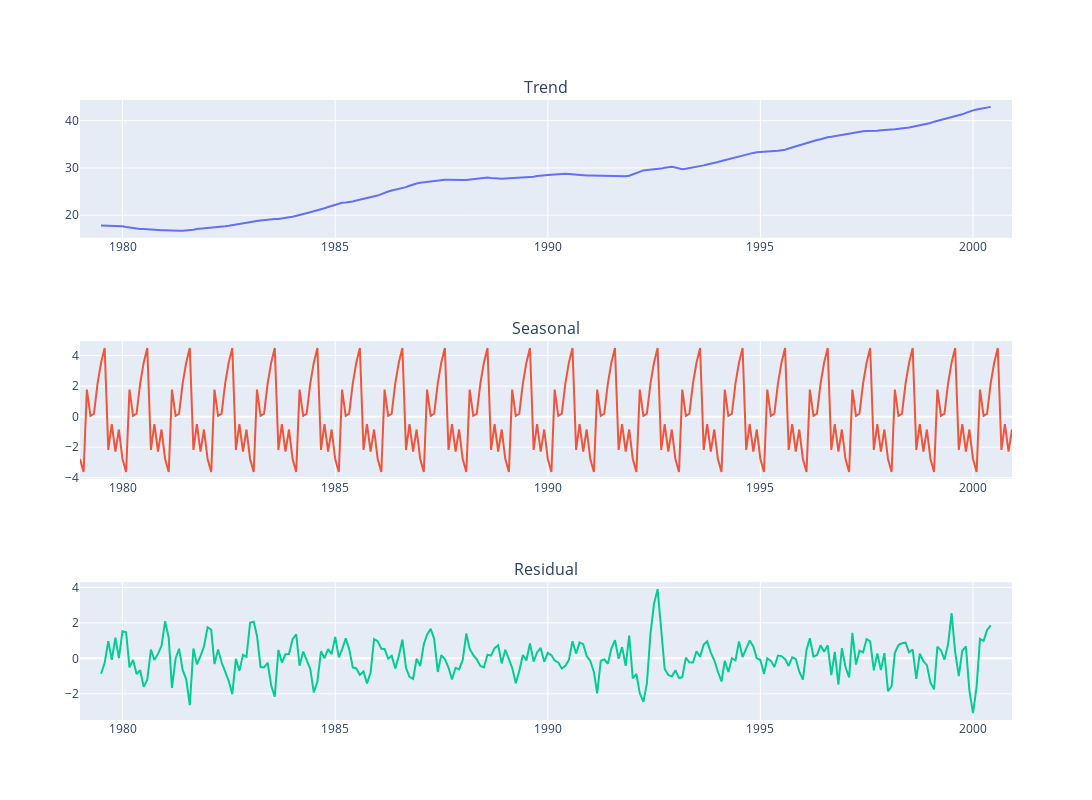

Here is the notebook cell this chart was saved with:
### Markdown cell above
The null values are due the fact that the trend component is calculated with a rolling average that is not defined at the beginning and end of the series.

### Code cell
cols = ["Trend", "Seasonal", "Residual"]

fig = make_subplots(rows=3, cols=1, subplot_titles=cols)

for i, col in enumerate(cols):
    fig.add_trace(
        go.Scatter(x=air_traffic_monthly.index, y=air_traffic_monthly[col]),
        row=i+1,
        col=1
    )

fig.update_layout(height=800, width=1200, showlegend=False)
fig.show()

### Figure 1 — Plotly figure (JSON) as saved in the notebook; plotly's stock layout.template omitted (floating-point values rounded to 4 significant figures; data arrays with more than 128 entries replaced by an {"elided": "..."} marker saying what was removed)
{"data": [{"type": "scatter", "x": {"elided": "264 str values"}, "xaxis": "x", "y": {"elided": "264 float values"}, "yaxis": "y"}, {"type": "scatter", "x": {"elided": "264 str values"}, "xaxis": "x2", "y": {"elided": "264 float values"}, "yaxis": "y2"}, {"type": "scatter", "x": {"elided": "264 str values"}, "xaxis": "x3", "y": {"elided": "264 float values"}, "yaxis": "y3"}], "layout": {"annotations": [{"font": {"size": 16}, "showarrow": false, "text": "Trend", "x": 0.5, "xanchor": "center", "xref": "paper", "y": 1, "yanchor": "bottom", "yref": "paper"}, {"font": {"size": 16}, "showarrow": false, "text": "Seasonal", "x": 0.5, "xanchor": "center", "xref": "paper", "y": 0.6111, "yanchor": "bottom", "yref": "paper"}, {"font": {"size": 16}, "showarrow": false, "text": "Residual", "x": 0.5, "xanchor": "center", "xref": "paper", "y": 0.2222, "yanchor": "bottom", "yref": "paper"}], "height": 800, "showlegend": false, "width": 1200, "xaxis": {"anchor": "y", "domain": [0, 1]}, "xaxis2": {"anchor": "y2", "domain": [0, 1]}, "xaxis3": {"anchor": "y3", "domain": [0, 1]}, "yaxis": {"anchor": "x", "domain": [0.7778, 1]}, "yaxis2": {"anchor": "x2", "domain": [0.3889, 0.6111]}, "yaxis3": {"anchor": "x3", "domain": [0, 0.2222]}}}
